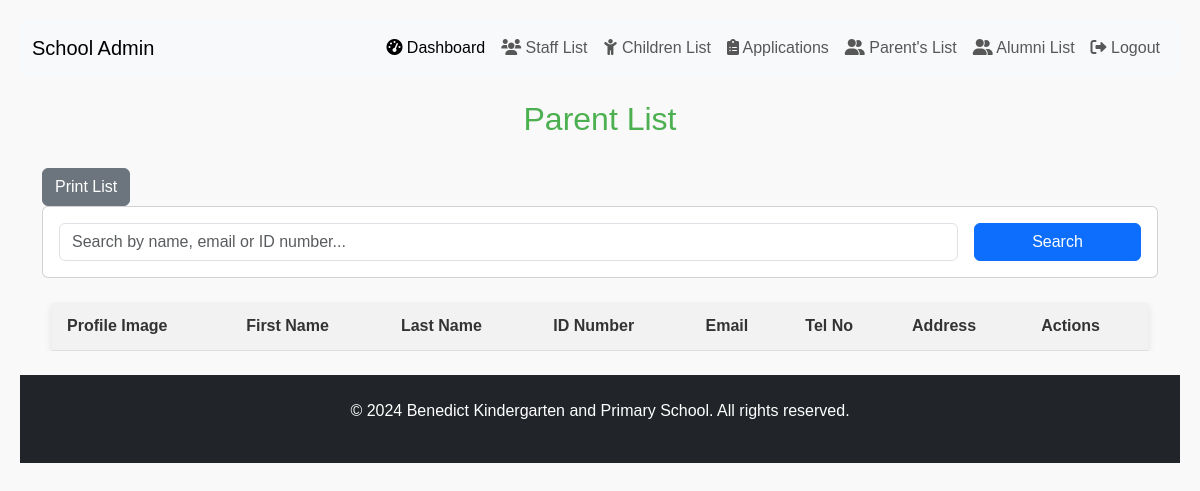
Before: /benedict_school/parent/ (signed in) with the older database file.
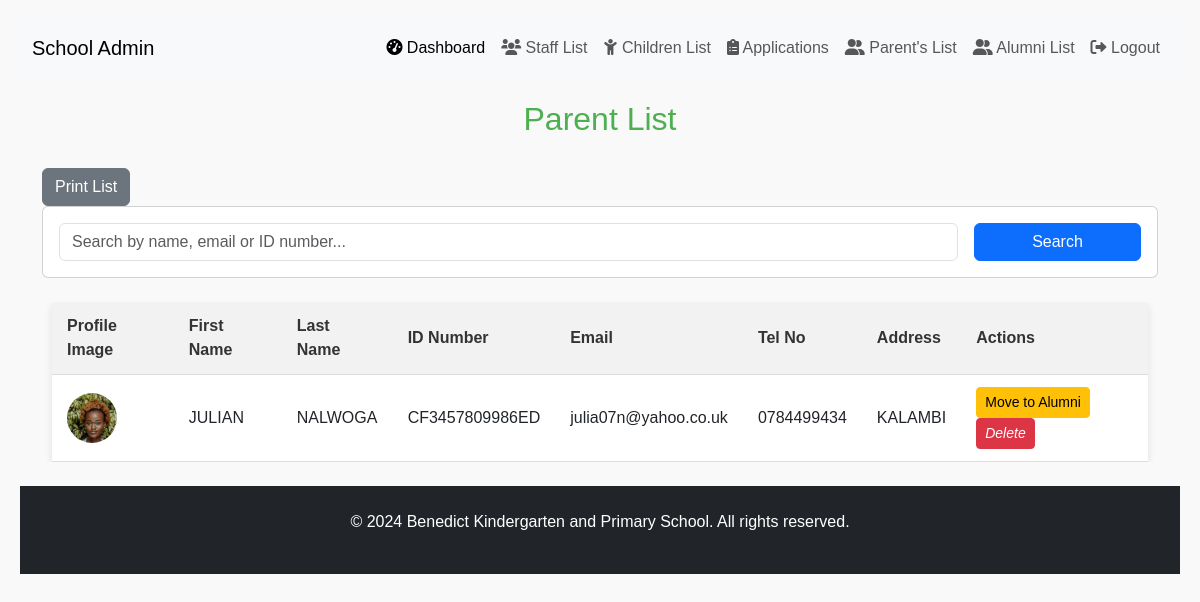
After: the same page with the newer database file.
### benedict_school/models.py (models this page shows, shortened)
class Parent(models.Model):
    first_name = models.CharField(max_length=50, default='')
    last_name = models.CharField(max_length=50, default='')
    ID_number = models.CharField(max_length=14, unique=True, null=False, default='')
    email = models.EmailField(unique=True)
    tel_no = models.CharField(max_length=15, default='')
    address = models.CharField(max_length=100)
    parent_image = models.ImageField(
        upload_to="parent_images/", null=True, blank=True
    )
    STATUS_CHOICES = [
        ('active', 'Active'),
        ('alumni', 'Alumni'),
    ]
    status = models.CharField(
        max_length=20,
        choices=STATUS_CHOICES,
        default='active'
    )
    alumni_date = models.DateTimeField(null=True, blank=True)
    reason_for_leaving = models.TextField(blank=True, null=True)

### benedict_school/views.py (the view, shortened to what this page needs)
# urls.py: path('parent/', views.parent_list, name='parent-list'),
@user_passes_test(is_admin, login_url='/admin-login/')
def parent_list(request):
    parent_list = Parent.objects.all().order_by('first_name')
    search_query = request.GET.get('search', '')
    page = request.GET.get('page', 1)
    paginator = Paginator(parent_list, 10)  # Show 10 parents per page
    try:
        parents = paginator.page(page)
    except PageNotAnInteger:
        parents = paginator.page(1)
    except EmptyPage:
        parents = paginator.page(paginator.num_pages)
    context = {
        'parents': parents,
        'page_obj': parents,  # For compatibility with your template
        'is_paginated': parents.has_other_pages(),
        'search_query': search_query,
    }
    return render(request, 'parent_list.html', context)

### benedict_school/context_processors.py (called while the page is built)
def google_maps_api_key(request):
    return {'GOOGLE_MAPS_API_KEY': getattr(settings, 'GOOGLE_MAPS_API_KEY', '')}

### benedict_school/views.py (called while the page is built)
def is_admin(user):
    return user.is_authenticated and user.is_staff  # Checks if user is admin

### benedict_school/templates/parent_list.html (shortened to what this page needs)
{% extends "admin_base.html" %}
{% load static %}
{% load django_bootstrap5 %}
{% block content %}
<body>
    <h2>Parent List</h2>
    <div>
        <button onclick="window.print()" class="btn btn-secondary me-2 no-print">
             Print List
        </button>
    </div>
    <div class="card mb-4 no-print">
        <div class="card-body">
            <form method="get" class="row g-3">
                <div class="col-md-10">
                    <input type="text"
                           name="search"
                           class="form-control"
                           placeholder="Search by name, email or ID number..."
                           value="{{ request.GET.search|default:'' }}">
                </div>
                <div class="col-md-2">
                    <div class="d-grid gap-2">
                        <button type="submit" class="btn btn-primary">Search</button>
                    </div>
                </div>
            </form>
        </div>
    </div>
    <div class="table-container">
        <table>
            <thead>
                <tr>
                    <th>Profile Image</th>
                    <th>First Name</th>
                    <th>Last Name</th>
                    <th>ID Number</th>
                    <th>Email</th>
                    <th>Tel No</th>
                    <th>Address</th>
                    <th>Actions</th>
                </tr>
            </thead>
            <tbody>
                {% for parent in parents %}
                <tr>
                    <td>
                        {% if parent.parent_image %}
                            <img src="{{ parent.parent_image.url }}" alt="{{ parent.first_name }}'s profile image" class="profile-img">
                        {% else %}
                            <span>No Image</span>
                        {% endif %}
                    </td>
                    <td>{{ parent.first_name }}</td>
                    <td>{{ parent.last_name }}</td>
                    <td>{{ parent.ID_number }}</td>
                    <td>{{ parent.email }}</td>
                    <td>{{ parent.tel_no}} </td>
                    <td>{{ parent.address }}</td>
                    <td class="no-print">
                        <a href="{% url 'parent-to-alumni' pk=parent.pk %}" class="btn btn-warning btn-sm">
                            Move to Alumni
                        </a>
                        <a href="{% url 'delete-parent' parent.pk %}"
                           class="btn btn-sm btn-danger">
                           <i class="bi bi-trash">Delete</i>
                        </a>
                    </td>
                </tr>
                {% endfor %}
            </tbody>
        </table>
</body>
{% endblock %}

Changed rows visible on the page:
added Parent: parent_image (picture), first_name "JULIAN", last_name "NALWOGA", ID_number "CF3457809986ED", email "julia07n@yahoo.co.uk", tel_no "0784499434", address "KALAMBI"
